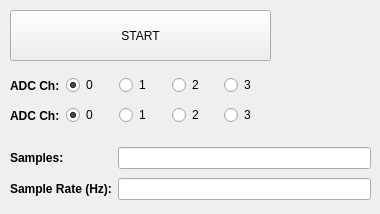
     <widget class="QWidget" name="tab_10">
      <attribute name="title">
       <string>A2</string>
      </attribute>
      <widget class="QWidget" name="gridLayoutWidget_5">
       <property name="geometry">
        <rect>
         <x>10</x>
         <y>144</y>
         <width>361</width>
         <height>61</height>
        </rect>
       </property>
       <layout class="QGridLayout" name="gridLayout_5">
        <item row="0" column="0">
         <widget class="QLabel" name="label_43">
          <property name="font">
           <font>
            <weight>75</weight>
            <bold>true</bold>
           </font>
          </property>
          <property name="text">
           <string>Samples:</string>
          </property>
         </widget>
        </item>
        <item row="0" column="1">
         <widget class="QLineEdit" name="lea2_samples"/>
        </item>
        <item row="1" column="1">
         <widget class="QLineEdit" name="lea2_srate"/>
        </item>
        <item row="1" column="0">
         <widget class="QLabel" name="label_44">
          <property name="font">
           <font>
            <weight>75</weight>
            <bold>true</bold>
           </font>
          </property>
          <property name="text">
           <string>Sample Rate (Hz):</string>
          </property>
         </widget>
        </item>
       </layout>
      </widget>
      <widget class="QWidget" name="horizontalLayoutWidget_8">
       <property name="geometry">
        <rect>
         <x>10</x>
         <y>70</y>
         <width>261</width>
         <height>31</height>
        </rect>
       </property>
       <layout class="QHBoxLayout" name="horizontalLayout_8">
        <item>
         <widget class="QLabel" name="label_46">
          <property name="font">
           <font>
            <weight>75</weight>
            <bold>true</bold>
           </font>
          </property>
          <property name="text">
           <string>ADC Ch:</string>
          </property>
         </widget>
        </item>
        <item>
         <widget class="QRadioButton" name="rba2_ch0A">
          <property name="text">
           <string>0</string>
          </property>
          <property name="checked">
           <bool>true</bool>
          </property>
         </widget>
        </item>
        <item>
         <widget class="QRadioButton" name="rba2_ch1A">
          <property name="text">
           <string>1</string>
          </property>
         </widget>
        </item>
        <item>
         <widget class="QRadioButton" name="rba2_ch2A">
          <property name="text">
           <string>2</string>
          </property>
         </widget>
        </item>
        <item>
         <widget class="QRadioButton" name="rba2_ch3A">
          <property name="text">
           <string>3</string>
          </property>
         </widget>
        </item>
       </layout>
      </widget>
      <widget class="QPushButton" name="butta2_start">
       <property name="geometry">
        <rect>
         <x>10</x>
         <y>10</y>
         <width>261</width>
         <height>51</height>
        </rect>
       </property>
       <property name="text">
        <string>START</string>
       </property>
      </widget>
      <widget class="QWidget" name="horizontalLayoutWidget_9">
       <property name="geometry">
        <rect>
         <x>10</x>
         <y>100</y>
         <width>261</width>
         <height>31</height>
        </rect>
       </property>
       <layout class="QHBoxLayout" name="horizontalLayout_9">
        <item>
         <widget class="QLabel" name="label_47">
          <property name="font">
           <font>
            <weight>75</weight>
            <bold>true</bold>
           </font>
          </property>
          <property name="text">
           <string>ADC Ch:</string>
          </property>
         </widget>
        </item>
        <item>
         <widget class="QRadioButton" name="rba2_ch0B">
          <property name="text">
           <string>0</string>
          </property>
          <property name="checked">
           <bool>true</bool>
          </property>
         </widget>
        </item>
        <item>
         <widget class="QRadioButton" name="rba2_ch1B">
          <property name="text">
           <string>1</string>
          </property>
         </widget>
        </item>
        <item>
         <widget class="QRadioButton" name="rba2_ch2B">
          <property name="text">
           <string>2</string>
          </property>
         </widget>
        </item>
        <item>
         <widget class="QRadioButton" name="rba2_ch3B">
          <property name="text">
           <string>3</string>
          </property>
         </widget>
        </item>
       </layout>
      </widget>
     </widget>
